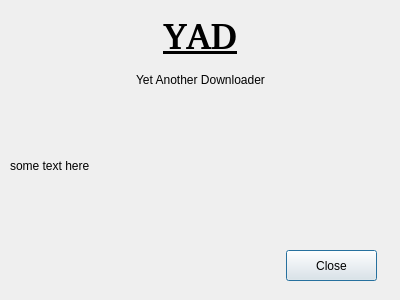
<?xml version="1.0" encoding="UTF-8"?>
<ui version="4.0">
 <class>Dialog</class>
 <widget class="QDialog" name="Dialog">
  <property name="geometry">
   <rect>
    <x>0</x>
    <y>0</y>
    <width>400</width>
    <height>300</height>
   </rect>
  </property>
  <property name="windowTitle">
   <string>About YAD</string>
  </property>
  <widget class="QLabel" name="label">
   <property name="geometry">
    <rect>
     <x>10</x>
     <y>10</y>
     <width>381</width>
     <height>51</height>
    </rect>
   </property>
   <property name="font">
    <font>
     <family>Bitstream Charter</family>
     <pointsize>28</pointsize>
     <weight>75</weight>
     <bold>true</bold>
     <underline>true</underline>
    </font>
   </property>
   <property name="text">
    <string>YAD</string>
   </property>
   <property name="alignment">
    <set>Qt::AlignCenter</set>
   </property>
  </widget>
  <widget class="QLabel" name="label_2">
   <property name="geometry">
    <rect>
     <x>10</x>
     <y>70</y>
     <width>381</width>
     <height>20</height>
    </rect>
   </property>
   <property name="text">
    <string>Yet Another Downloader</string>
   </property>
   <property name="alignment">
    <set>Qt::AlignCenter</set>
   </property>
  </widget>
  <widget class="QLabel" name="label_3">
   <property name="geometry">
    <rect>
     <x>10</x>
     <y>100</y>
     <width>381</width>
     <height>131</height>
    </rect>
   </property>
   <property name="text">
    <string>some text here</string>
   </property>
   <property name="wordWrap">
    <bool>true</bool>
   </property>
  </widget>
  <widget class="QPushButton" name="closeButton">
   <property name="geometry">
    <rect>
     <x>286</x>
     <y>250</y>
     <width>91</width>
     <height>31</height>
    </rect>
   </property>
   <property name="text">
    <string>Close</string>
   </property>
  </widget>
 </widget>
 <resources/>
 <connections/>
</ui>
